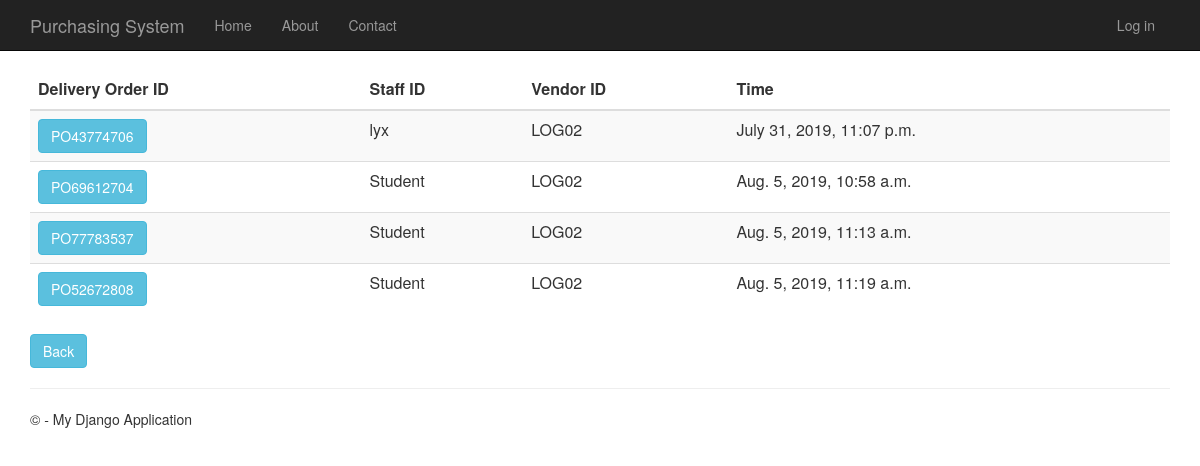
Screenshot of /deliveryorderhistory with the database file from the repository.
### DeliveryOrder/models.py (models this page shows, shortened)
class DeliveryOrder(models.Model):
    delivery_order_id = models.CharField(primary_key=True, max_length=10)
    shipping_instructions = models.TextField()
    time_created = models.DateTimeField()
    description = models.TextField(null=True,default=None, blank=True)
    total_price = models.DecimalField(max_digits=10, decimal_places=2, default=Decimal('0.00'))
    person_id = models.ForeignKey(Person)
    vendor_id = models.ForeignKey(Vendor)
    purchase_order_id = models.OneToOneField(PurchaseOrder)

### app/models.py (models this page shows, shortened)
class Person(models.Model):
    user_id = models.OneToOneField(User)
    person_id = models.CharField(primary_key=True, max_length=10)
    person_name = models.TextField()
    person_address = models.TextField()
    person_phone_number = models.TextField()
    person_role = models.TextField(default = 'MANAGER')

class Vendor(models.Model):
    vendor_id = models.CharField(primary_key=True, max_length=10)
    vendor_name = models.TextField()
    vendor_phone_number = models.TextField()
    vendor_address = models.TextField()
    vendor_email = models.TextField()
    def __str__(self):
        return str(self.vendor_id)

### DeliveryOrder/views.py (the view)
# urls.py: url(r'^deliveryorderhistory', DeliveryOrder.views.deliveryorderhistory, name="delivery_order_history"),
def deliveryorderhistory(request):
    delivery_orders = DeliveryOrder.objects.all()
    context = {
            'title':'delivery Order History',
            'rows':delivery_orders
        }
    return render(request,'DeliveryOrder/deliveryorderhistory.html',context)

### DeliveryOrder/templates/DeliveryOrder/deliveryorderhistory.html
﻿{% extends "app/layout.html" %}
{% block content %}
<div class="purcahseorderhistory margintop" action="menu" >
    <form action="deliveryorderhistorydetails" method="GET">
        <table class="table table-striped margintop">
          <thead>
            <tr>
              <th scope="col">Delivery Order ID</th>
              <th scope="col">Staff ID</th>
              <th scope="col">Vendor ID</th>
              <th scope="col">Time</th>
            </tr>
          </thead>
          <tbody>
              {% for r in rows %}
            <tr>
                 <td><button type="submit" name="do_id" value="{{r.delivery_order_id}}" class="btn btn-info" >{{r.delivery_order_id}}</button></td>
                 <td>{{r.person_id.person_id}}</td>
                 <td>{{r.vendor_id}}</td>
                 <td>{{r.time_created}}</td>
            </tr>
              {% endfor %}
          </tbody>
        </table>
        <div class="margintop">
            <a type="submit" class="btn btn-info" href="/menu">Back</a>
        </div>
    </form>
</div>
{% endblock %}

### app/static/app/content/site.css (style rules this page uses)
body { padding-top: 50px; padding-bottom: 20px; }

### rows the page displays
DeliveryOrder: delivery_order_id "PO43774706", person_id.person_id "lyx", vendor_id "LOG02", time_created "July 31, 2019, 11:07 p.m."
DeliveryOrder: delivery_order_id "PO69612704", person_id.person_id "Student", vendor_id "LOG02", time_created "Aug. 5, 2019, 10:58 a.m."
DeliveryOrder: delivery_order_id "PO77783537", person_id.person_id "Student", vendor_id "LOG02", time_created "Aug. 5, 2019, 11:13 a.m."
DeliveryOrder: delivery_order_id "PO52672808", person_id.person_id "Student", vendor_id "LOG02", time_created "Aug. 5, 2019, 11:19 a.m."
